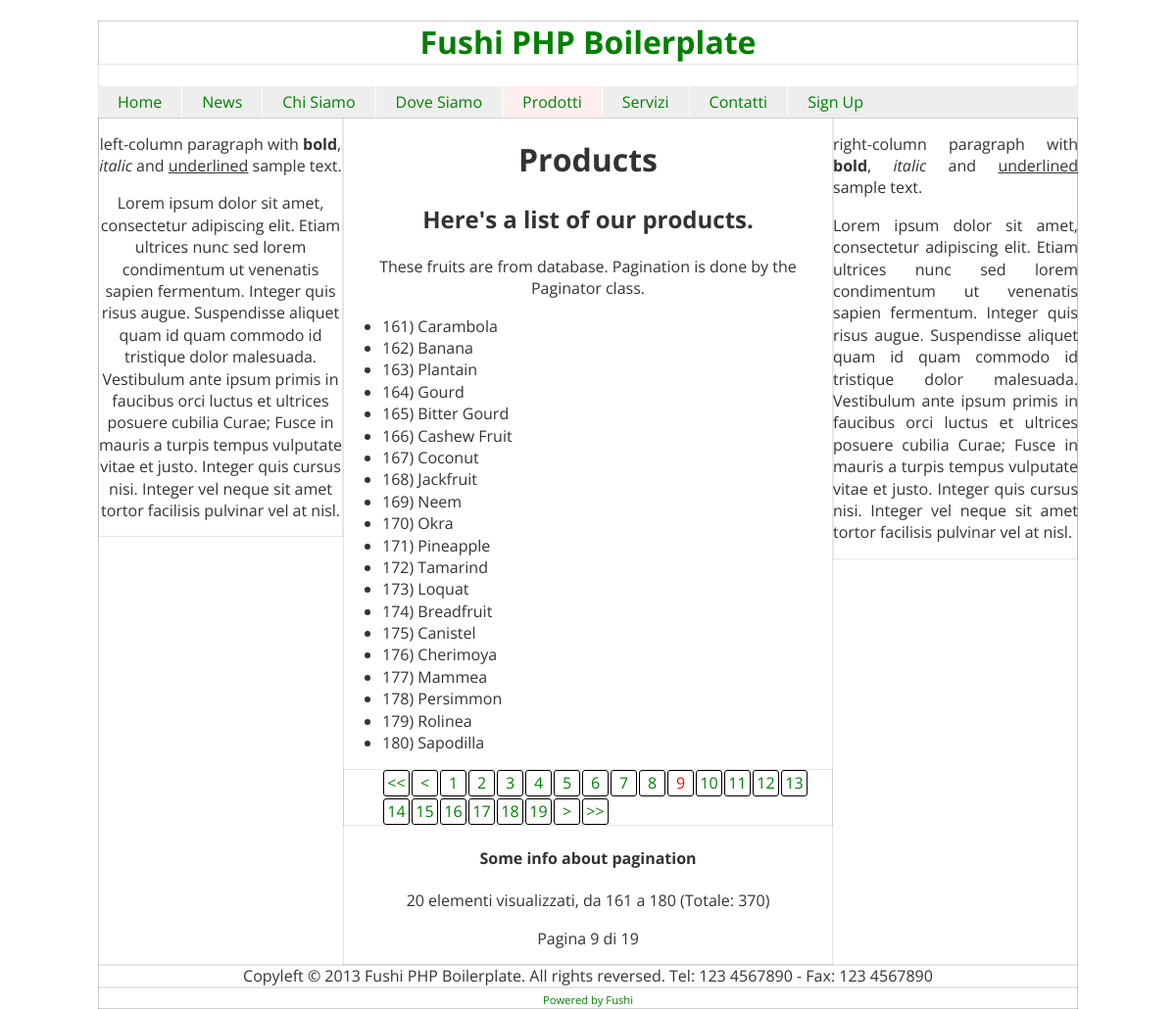
Screenshot of /prodotti/9 with the database file from the repository.
### tables this page shows
CREATE TABLE IF NOT EXISTS `templates` (
  `_id` tinyint(3) unsigned NOT NULL AUTO_INCREMENT,
  `name` varchar(50) NOT NULL,
  `title` varchar(255) DEFAULT NULL,
  `h1` varchar(255) DEFAULT NULL,
  `h2` varchar(255) DEFAULT NULL,
  `metaDescription` varchar(255) DEFAULT NULL,
  `metaKeywords` varchar(255) DEFAULT NULL,
  PRIMARY KEY (`_id`),
  UNIQUE KEY `name` (`name`)
);

CREATE TABLE IF NOT EXISTS `fruits` (
  `_id` int(10) unsigned NOT NULL AUTO_INCREMENT,
  `name` varchar(100) NOT NULL,
  `price` decimal(10,2) unsigned NOT NULL DEFAULT '0.00' COMMENT 'standard euro (unsigned)',
  `created_at` datetime NOT NULL DEFAULT '0000-00-00 00:00:00',
  `updated_at` datetime NOT NULL DEFAULT '0000-00-00 00:00:00',
  `is_published` tinyint(1) NOT NULL DEFAULT '0',
  `is_deleted` tinyint(1) NOT NULL DEFAULT '0',
  PRIMARY KEY (`_id`)
);

### application/templates/prodotti.php (the view)
<div id=left-column role=complementary class=left>
	<p>left-column paragraph with <b>bold</b>, <i>italic</i> and <u>underlined</u> sample text.</p>
	<p>Lorem ipsum dolor sit amet, consectetur adipiscing elit. Etiam ultrices nunc sed lorem condimentum ut venenatis sapien fermentum. Integer quis risus augue. Suspendisse aliquet quam id quam commodo id tristique dolor malesuada. Vestibulum ante ipsum primis in faucibus orci luctus et ultrices posuere cubilia Curae; Fusce in mauris a turpis tempus vulputate vitae et justo. Integer quis cursus nisi. Integer vel neque sit amet tortor facilisis pulvinar vel at nisl.</p>
</div>
<div id=middle-column role=main class=left>
	<h1><?=$template['h1']?></h1>
	<h2><?=$template['h2']?></h2>
	<p>These fruits are from database. Pagination is done by the Paginator class.</p>
  <?php
  $all_fruits = $db->query("SELECT COUNT(*) FROM fruits");
  $count = $all_fruits->fetch();
  $page = (int) (isset($get[1]) ? $get[1] : 1);
  $elements_per_page = 20;
  $paginator = new Paginator;
  $paginator->setElements( $count[0] );
  $paginator->setElementsPerPage($elements_per_page);
  $paginator->setPage($page);
  $paginator->setURL(ROOT . $template_name . '/$1');
  $offset = $paginator->getOffset();
  $fruits_will_paginate = $db->query("SELECT * FROM fruits LIMIT $offset, $elements_per_page");
  ?>
  <ul style="text-align:left">
  <?php
  while ($f = $fruits_will_paginate->fetchObject()) {
    echo '<li>' . $f->_id . ') ' . $f->name . '</li>';
  }
  ?>
  </ul>
  <?php
  echo $paginator->paginate();
  ?>
  <h4>Some info about pagination</h4>
  <span class="elementsDisplayed">
    <?=$paginator->getDisplayedElements()?> elementi visualizzati,
    da <?=$paginator->getElementsFrom()?> a <?=$paginator->getElementsTo()?>
    (Totale: <?=$paginator->getElements()?>)
  </span>
  <?php if ($paginator->getPages() > 1) { ?>
  <p class="pages">Pagina <?=$page?> di <?=$paginator->getPages()?></p>
  <?php } ?>
</div>
<div id=right-column class=left>
	<p>right-column paragraph with <b>bold</b>, <i>italic</i> and <u>underlined</u> sample text.</p>
	<p>Lorem ipsum dolor sit amet, consectetur adipiscing elit. Etiam ultrices nunc sed lorem condimentum ut venenatis sapien fermentum. Integer quis risus augue. Suspendisse aliquet quam id quam commodo id tristique dolor malesuada. Vestibulum ante ipsum primis in faucibus orci luctus et ultrices posuere cubilia Curae; Fusce in mauris a turpis tempus vulputate vitae et justo. Integer quis cursus nisi. Integer vel neque sit amet tortor facilisis pulvinar vel at nisl.</p>
</div>

### public/css/style.css (style rules this page uses)
html { font-size: 100%; -webkit-text-size-adjust: 100%; -ms-text-size-adjust: 100%; }
html, button, input, select, textarea { font-family: sans-serif; color: #222; }
body { margin: 0; font-size: 1em; line-height: 1.4; }
b, strong { font-weight: bold; }
ul, ol { margin: 1em 0; padding: 0 0 0 40px; }
.left { float:left; }

### public/css/templates/default.css (style rules this page uses)
body { color: #333; font-family: 'Open Sans', Arial, sans-serif; }
div { box-shadow:inset 0px 0px 1px rgba(0,0,0,1); }
#left-column { width:250px; }
#middle-column { width:500px; min-height:500px; }
#right-column { width:250px; text-align:justify; }

### rows the page displays
templates: h1 "Products", h2 "Here's a list of our products."
fruits: _id "161", name "Carambola"
fruits: _id "162", name "Banana"
fruits: _id "163", name "Plantain"
fruits: _id "164", name "Gourd"
fruits: _id "165", name "Bitter Gourd"
fruits: _id "166", name "Cashew Fruit"
fruits: _id "167", name "Coconut"
fruits: _id "168", name "Jackfruit"
fruits: _id "169", name "Neem"
fruits: _id "170", name "Okra"
fruits: _id "171", name "Pineapple"
fruits: _id "172", name "Tamarind"
fruits: _id "173", name "Loquat"
fruits: _id "174", name "Breadfruit"
fruits: _id "175", name "Canistel"
fruits: _id "176", name "Cherimoya"
fruits: _id "177", name "Mammea"
fruits: _id "178", name "Persimmon"
fruits: _id "179", name "Rolinea"
fruits: _id "180", name "Sapodilla"

### other values shown
$settings['site']['name'] "Fushi PHP Boilerplate"
$menu_entry "Home"
$menu_entry "News"
$menu_entry "Chi Siamo"
$menu_entry "Dove Siamo"
$menu_entry "Prodotti"
$menu_entry "Servizi"
$menu_entry "Contatti"
$menu_entry "Sign Up"
$paginator->getDisplayedElements() "20"
$paginator->getElementsFrom() "161"
$paginator->getElementsTo() "180"
$paginator->getElements() "370"
$page "9"
$paginator->getPages() "19"
